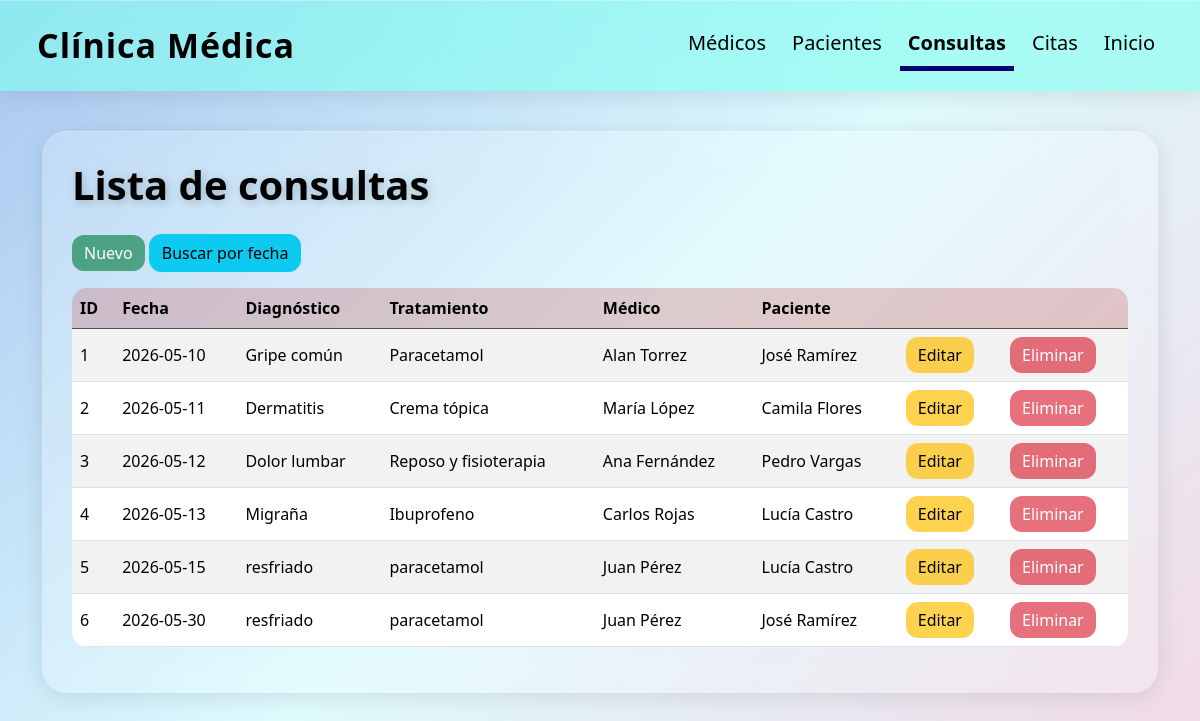
/consultas/, run on the app's committed database.
### models/consulta_model.py (models this page shows, shortened)
class Consulta(db.Model):
    __tablename__ = "consultas"
    id = db.Column(db.Integer, primary_key=True)
    fecha = db.Column(db.String(20), nullable=False)
    diagnostico = db.Column(db.String(200), nullable=False)
    tratamiento = db.Column(db.String(200), nullable=False)
    id_medico = db.Column(db.Integer, db.ForeignKey("medicos.id"), nullable=False)
    id_paciente = db.Column(db.Integer, db.ForeignKey("pacientes.id"), nullable=False)
    medico = db.relationship("Medico", back_populates="consultas")
    paciente = db.relationship("Paciente", back_populates="consultas")
    @staticmethod
    def get_all():
        return Consulta.query.all()

### models/medico_model.py (models this page shows, shortened)
class Medico(db.Model):
    __tablename__ = "medicos"
    id = db.Column(db.Integer, primary_key=True)
    nombre = db.Column(db.String(100), nullable=False)
    especialidad = db.Column(db.String(100), nullable=False)
    telefono = db.Column(db.String(20), nullable=False)
    correo = db.Column(db.String(100), nullable=False)
    consultas = db.relationship("Consulta", back_populates="medico")

### models/paciente_model.py (models this page shows, shortened)
class Paciente(db.Model):
    __tablename__ = "pacientes"
    id = db.Column(db.Integer, primary_key=True)
    nombre = db.Column(db.String(100), nullable=False)
    edad = db.Column(db.Integer, nullable=False)
    direccion = db.Column(db.String(150), nullable=False)
    telefono = db.Column(db.String(20), nullable=False)
    consultas = db.relationship("Consulta", back_populates="paciente")

### controllers/consulta_controller.py (the view)
@consulta_bp.route("/")
def index():
    consultas = Consulta.get_all()
    return consulta_view.list(consultas)

### run.py (called while the page is built)
@app.context_processor
def inject_active_path():
    def is_active(path):
        return "active" if request.path == path else ""
    return dict(is_active=is_active)

### views/consulta_view.py (called while the page is built)
def list(consultas):
    return render_template("consultas/index.html", consultas=consultas)

### templates/consultas/index.html (shortened to what this page needs)
{% extends "base.html" %}
{% block content %}
<h1>Lista de consultas</h1>
<a href="{{ url_for('consulta.create') }}" class="btn btn-success mb-3">
    Nuevo
</a>
<td><a href="{{ url_for('consulta.buscar') }}" class="btn btn-info mb-3">
        Buscar por fecha
    </a>
</td>
<table class="table table-striped">
    <thead class="table-dark">
        <tr>
            <th>ID</th>
            <th>Fecha</th>
            <th>Diagnóstico</th>
            <th>Tratamiento</th>
            <th>Médico</th>
            <th>Paciente</th>
            <th></th>
            <th></th>
        </tr>
    </thead>
    <tbody>
        {% for item in consultas %}
        <tr>
            <td>{{ item.id }}</td>
            <td>{{ item.fecha }}</td>
            <td>{{ item.diagnostico }}</td>
            <td>{{ item.tratamiento }}</td>
            <td>
                {{ item.medico.nombre }}
            </td>
            <td>
                {{ item.paciente.nombre }}
            </td>
            <td>
                <a href="{{ url_for('consulta.edit', id=item.id) }}" class="btn btn-warning">
                    Editar
                </a>
            </td>
            <td>
                <a href="{{ url_for('consulta.delete', id=item.id) }}"
                    onclick="return confirm('¿Estás seguro de que deseas eliminar esta consulta?');"
                    class="btn btn-danger">
                    Eliminar
                </a>
            </td>
        </tr>
        {% endfor %}
    </tbody>
</table>
{% endblock %}

### templates/base.html (style rules this page uses)
* { margin: 0; padding: 0; box-sizing: border-box; }
body { background: linear-gradient(135deg, #a8c8f0 0%, #defbfe 50%, #f3d8e4 100%); min-height: 100vh; font-family: 'Segoe UI', sans-serif; }
h1 { color: rgb(0, 0, 0); font-weight: bold; margin-bottom: 25px; text-shadow: 2px 2px 10px rgba(0, 0, 0, 0.2); }
table { background: rgba(255, 255, 255, 0.15); border-radius: 15px; overflow: hidden; }
th { background: rgba(185, 60, 60, 0.25) !important; color: rgb(0, 0, 0) !important; }
td { color: rgb(0, 0, 0) !important; vertical-align: middle; }
::placeholder { color: rgba(0, 0, 0, 0.7) !important; }
.btn { border-radius: 12px; transition: 0.2s ease; }
.btn-success { background: rgba(25, 135, 84, 0.7); border: none; }
.btn-warning { background: rgba(255, 193, 7, 0.7); border: none; color: rgb(0, 0, 0); }
.btn-danger { background: rgba(220, 53, 69, 0.7); border: none; }

### data on the page
Consulta: id "1", fecha "2026-05-10", diagnostico "Gripe común", tratamiento "Paracetamol", medico.nombre "Alan Torrez", paciente.nombre "José Ramírez"
Consulta: id "2", fecha "2026-05-11", diagnostico "Dermatitis", tratamiento "Crema tópica", medico.nombre "María López", paciente.nombre "Camila Flores"
Consulta: id "3", fecha "2026-05-12", diagnostico "Dolor lumbar", tratamiento "Reposo y fisioterapia", medico.nombre "Ana Fernández", paciente.nombre "Pedro Vargas"
Consulta: id "4", fecha "2026-05-13", diagnostico "Migraña", tratamiento "Ibuprofeno", medico.nombre "Carlos Rojas", paciente.nombre "Lucía Castro"
Consulta: id "5", fecha "2026-05-15", diagnostico "resfriado", tratamiento "paracetamol", medico.nombre "Juan Pérez", paciente.nombre "Lucía Castro"
Consulta: id "6", fecha "2026-05-30", diagnostico "resfriado", tratamiento "paracetamol", medico.nombre "Juan Pérez", paciente.nombre "José Ramírez"
